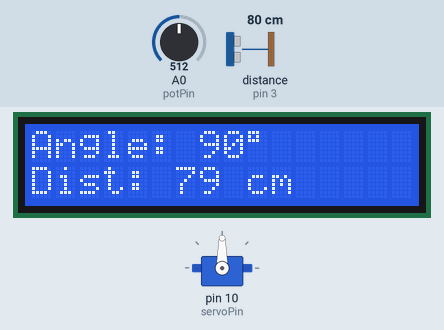
A sketch run on a simulated Arduino Uno, built with avr-gcc and run on an emulated ATmega328P. On the bench: servo, 16×2 character LCD. Wiring (inferred from the names in the program): ultrasonic range finder: trigger pin 2; echo pin 3. The test bench sets the inputs (shaded band); at power-on: A0 (potPin) = 512, distance to the obstacle (sensor on pin 3) 80 cm. The echo pulse lasts 58.3 µs per cm.

Above: at 1.2 s.
1.3 s: A0 (potPin) set to 0
At 2.0 s:
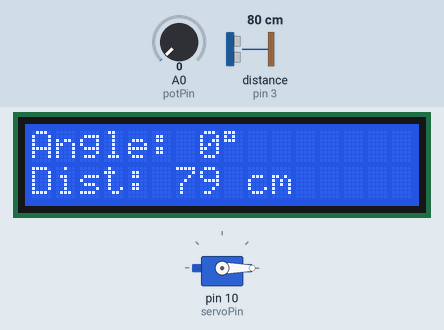
4.3 s: A0 (potPin) set to 122
At 4.6 s:
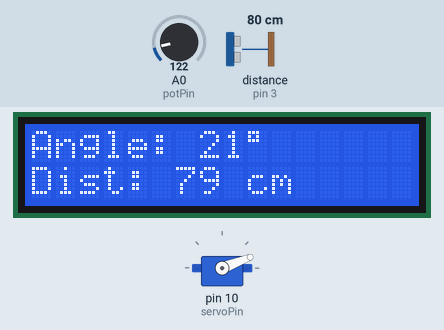
7.3 s: distance to the obstacle (sensor on pin 3) set to 4 cm
At 7.8 s:
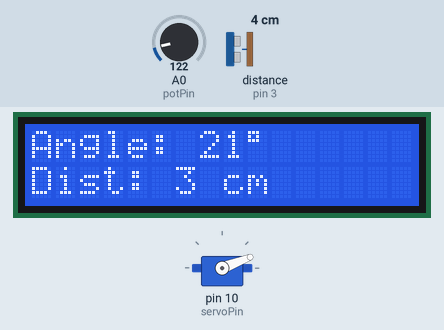
10.3 s: A0 (potPin) set to 716
At 11.7 s:
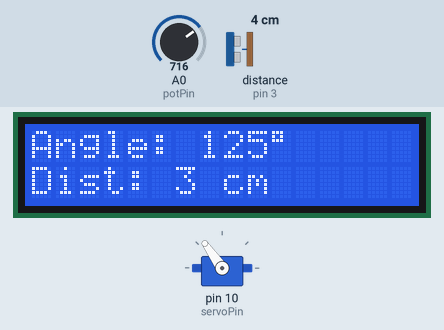
13.3 s: distance to the obstacle (sensor on pin 3) set to 2 cm
At 13.8 s:
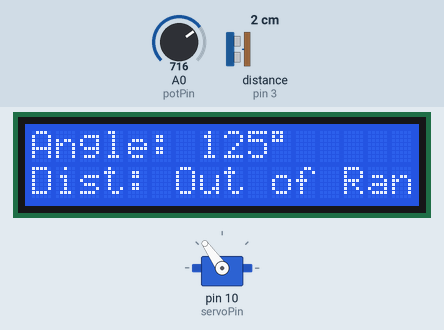
14.8 s: A0 (potPin) set to 390
At 15.5 s:
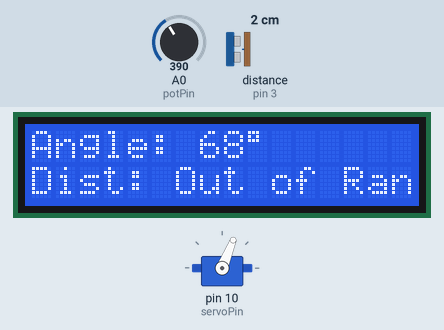
Timing chart, 0 to 17.8 s (numbered marks = the images above; inputs shaded):
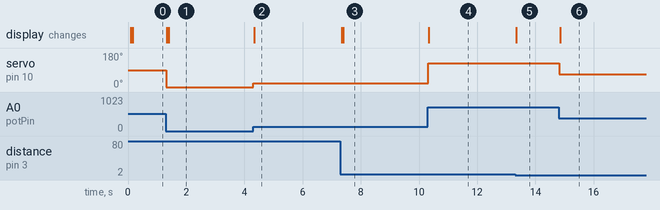

Measured:
- after the input at 1.3 s, servo on pin 10 (servoPin): 90° → 0° at once; the display: changes at once (image 1)
- after the input at 4.3 s, servo on pin 10 (servoPin): 0° → 21° at once; the display: changes at once (image 2)
- after the input at 7.3 s, the display: changes after 0.05 s (image 3)
- after the input at 10.3 s, servo on pin 10 (servoPin): 21° → 125° at once; the display: changes at once (image 4)
- after the input at 13.3 s, the display: changes at once (image 5)
- after the input at 14.8 s, servo on pin 10 (servoPin): 125° → 68° at once; the display: changes after 0.05 s (image 6)

The sketch:

radar.ino
```cpp
#include <Wire.h>
#include <LiquidCrystal_I2C.h>
#include <Servo.h>

const int trigPin = 2;
const int echoPin = 3;
const int potPin = A0;
const int servoPin = 10;

LiquidCrystal_I2C lcd(0x27, 16, 2);
Servo radarServo;

void setup() {
  pinMode(trigPin, OUTPUT);
  pinMode(echoPin, INPUT);
  pinMode(potPin, INPUT);

  radarServo.attach(servoPin);

  lcd.init();
  lcd.backlight();
  lcd.clear();
}

void loop() {
  int potValue = analogRead(potPin);
  int angle = map(potValue, 0, 1023, 0, 180);

  radarServo.write(angle);

  long duration;
  int distance;

  digitalWrite(trigPin, LOW);
  delayMicroseconds(2);

  digitalWrite(trigPin, HIGH);
  delayMicroseconds(10);
  digitalWrite(trigPin, LOW);

  duration = pulseIn(echoPin, HIGH);
  distance = duration * 0.0343 / 2;

  lcd.clear();

  lcd.setCursor(0, 0);
  lcd.print("Angle: ");
  lcd.print(angle);
  lcd.print((char)223);

  lcd.setCursor(0, 1);
  lcd.print("Dist: ");

  if (distance > 400 || distance <= 2) {
    lcd.print("Out of Range");
  } else {
    lcd.print(distance);
    lcd.print(" cm");
  }
}
```
